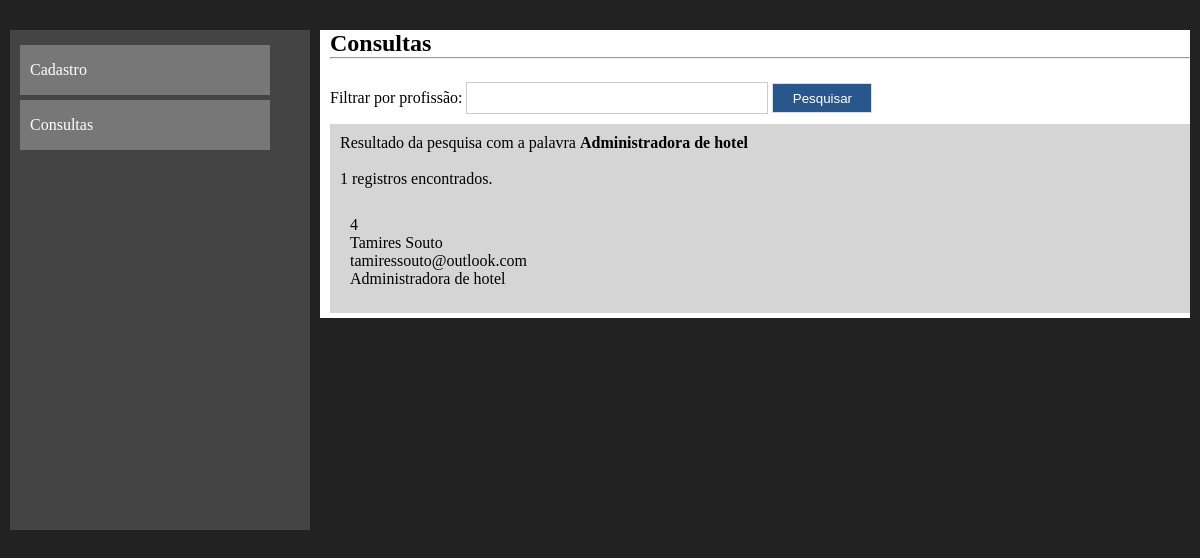
Page /consultas.php?filtro=Administradora de hotel on the committed database.
### tables this page shows
CREATE TABLE `pessoas` (
  `codigo` int(11) NOT NULL,
  `nome` varchar(40) NOT NULL,
  `email` varchar(50) NOT NULL,
  `profissao` varchar(40) NOT NULL
);

### consultas.php (the view, shortened to what this page needs)
<?php
	include_once("conexao.php");
	$filtro = isset($_GET['filtro'])?$_GET['filtro']:"";
	$sql = "select * from pessoas where profissao like '%$filtro%' order by nome";
	$consulta = mysqli_query($conn, $sql);
	$registros = mysqli_num_rows($consulta);
?>
<!DOCTYPE html>
<html lang="pt-br">
<head>
	<link rel="stylesheet" type="text/css" href="estilo.css" />
</head>
<body>
	<div class="container">
		<nav>
			<ul class="menu">
				<a href="index.php"><li>Cadastro</li></a>
				<a href="consultas.php"><li>Consultas</li></a>
			</ul>
		</nav>
		<section>
			<h1>Consultas</h1>
			<hr><br>
			<form method="get" action="">
				Filtrar por profissão: <input type="text" name="filtro" class="campo" required autofocus />
				<input type="submit" value="Pesquisar" class="btn" />
			</form>
			<article>
				<?php
				print("Resultado da pesquisa com a palavra <strong>$filtro</strong><br><br>");
				print("$registros registros encontrados.");
				print("<br><br>");
				while ($exibirRegistros = mysqli_fetch_array($consulta)){
					$codigo = $exibirRegistros[0];
					$nome = $exibirRegistros[1];
					$email = $exibirRegistros[2];
					$profissao = $exibirRegistros[3];
					echo "<article>";
					echo "$codigo<br>";
					echo "$nome<br>";
					echo "$email<br>";
					echo "$profissao";
					echo "</article>";
				}
			?>
			</article>
		</section>
	</div>
</body>
</html>

### estilo.css (style rules this page uses)
* { margin: 0; padding: 0; }
a { text-decoration: none; color: #fff; }
body { background-color: #222; font-family: Verdana; font-size: 100%; }
.container { margin: auto; width: 1200px; margin-top: 20px; padding: 10px; }
nav { width: 300px; height: 500px; background-color: #444; float: left; box-sizing: border-box; padding: 10px; }
section { width: 870px; height: 100%; margin-left: 10px; float: left; background-color: #fff; box-sizing: border-box; padding-left: 10px; }
ul.menu { list-style-type: none; }
ul.menu li { width: 250px; height: 50px; line-height: 50px; background-color: #777; color: #fff; margin-top: 5px; box-sizing: border-box; padding-left: 10px; }
.btn { width: 100px; height: 30px; border: 1px solid #ddd; background-color: #2a578b; color: #fff; cursor: pointer; }
.campo { width: 300px; height: 30px; border: 1px solid #ccc; margin-top: 5px; margin-bottom: 10px; }
article { width: 100%; box-sizing: border-box; padding: 10px; background-color: #d6d5d5; margin-bottom: 5px; }

### rows in the picture
pessoas: codigo "4", nome "Tamires Souto", email "tamiressouto@outlook.com", profissao "Administradora de hotel"

### other values in the picture
$filtro "Administradora de hotel"
$registros "1"
